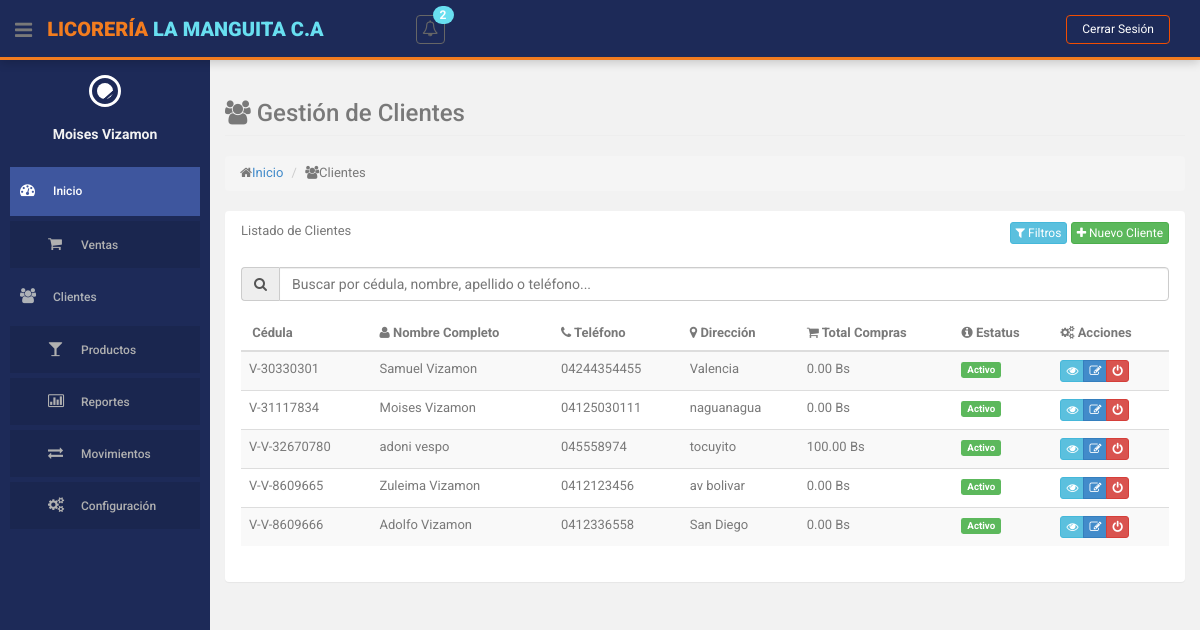
Page /index.php?action=clientes (signed in) on the earlier database version.
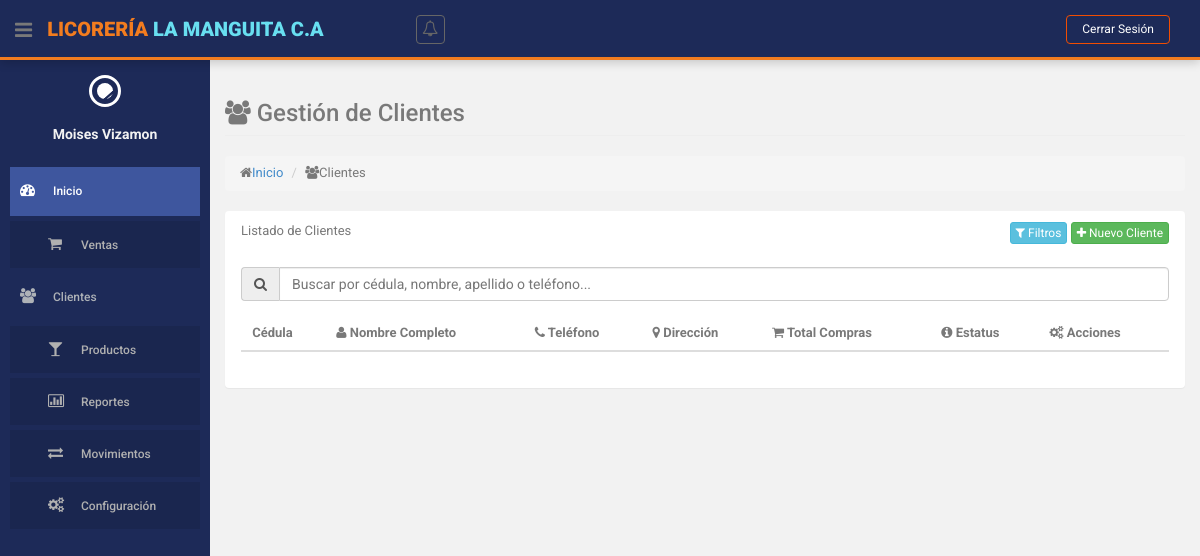
Same page on the later database version.
### tables this page shows
CREATE TABLE `clientes` (
  `cedula` varchar(15) NOT NULL,
  `id_simbolo_cedula` int(11) DEFAULT 1,
  `nombres` varchar(255) NOT NULL,
  `apellidos` varchar(255) NOT NULL,
  `telefono` varchar(15) NOT NULL,
  `direccion` varchar(255) DEFAULT 'Sin especificar',
  `id_estatus` int(11) NOT NULL
);

CREATE TABLE `simbolos_cedula` (
  `id` int(11) NOT NULL,
  `nombre` varchar(2) NOT NULL COMMENT 'Símbolo (V, E, G, J)'
);

CREATE TABLE `estatus` (
  `id` int(11) NOT NULL,
  `nombre` varchar(50) NOT NULL
);

### controllers/ClienteController.php (called while the page is built, shortened)
<?php
class ClienteController
{
    private $model;
    public function __construct()
    {
        require_once ROOT_PATH . 'models/ClienteModel.php';
        $this->model = new ClienteModel();
    }
    public function index()
    {
        $clientes = $this->model->obtenerTodosClientes();
        $this->loadView('clientes/index', ['clientes' => $clientes]);
    }
    private function loadView($view, $data = [])
    {
        extract($data);
        require ROOT_PATH . 'views/layouts/header.php';
        require ROOT_PATH . 'views/' . $view . '.php';
        require ROOT_PATH . 'views/layouts/footer.php';
    }
}

### models/StockLimiteModel.php (called while the page is built, shortened)
<?php
class StockLimiteModel
{
    private $db;
    public function __construct()
    {
        require_once ROOT_PATH . 'config/database.php';
        $database = new Database();
        $this->db = $database->getConnection();
    }
    public function obtenerProductosConStockBajo()
    {
        $query = "SELECT p.id, p.descripcion, p.cantidad, sl.stock_minimo
                  FROM producto p
                  JOIN stock_limites sl ON p.id = sl.id_producto
                  WHERE p.cantidad <= sl.stock_minimo AND p.id_estatus = 1
                  ORDER BY p.descripcion";
        $stmt = $this->db->prepare($query);
        $stmt->execute();
        return $stmt->fetchAll(PDO::FETCH_ASSOC);
    }
    public function obtenerProductosConStockAlto()
    {
        $query = "SELECT p.id, p.descripcion, p.cantidad, sl.stock_maximo
                  FROM producto p
                  JOIN stock_limites sl ON p.id = sl.id_producto
                  WHERE p.cantidad >= sl.stock_maximo AND p.id_estatus = 1
                  ORDER BY p.descripcion";
        $stmt = $this->db->prepare($query);
        $stmt->execute();
        return $stmt->fetchAll(PDO::FETCH_ASSOC);
    }
}

### config/database.php (called while the page is built, shortened)
<?php
class Database {
    private $host = 'localhost';
    private $db_name = 'licoreria';
    private $username = 'root';
    private $password = '';
    public function getConnection() {
        $this->conn = null;
        try {
            $this->conn = new PDO(
                "mysql:host=" . $this->host . ";dbname=" . $this->db_name,
                $this->username,
                $this->password
            );
            $this->conn->exec("set names utf8");
            $this->conn->setAttribute(PDO::ATTR_ERRMODE, PDO::ERRMODE_EXCEPTION);
        } catch(PDOException $exception) {
            echo "Error de conexión: " . $exception->getMessage();
        }
        return $this->conn;
    }
}
?>

### helpers/notifications.php (called while the page is built)
<?php
function obtenerNotificacionesStock() {
    require_once ROOT_PATH . 'models/StockLimiteModel.php';
    $stockModel = new StockLimiteModel();
    $stockBajo = $stockModel->obtenerProductosConStockBajo();
    $stockAlto = $stockModel->obtenerProductosConStockAlto();
    $notificaciones = [];
    $total = count($stockBajo) + count($stockAlto);
    if (!empty($stockBajo)) {
        $notificaciones[] = [
            'tipo' => 'danger',
            'icono' => 'bolt',
            'mensaje' => 'Stock bajo en '.count($stockBajo).' producto(s)',
            'url' => BASE_URL.'index.php?action=gestion-stock&method=alertas',
            'tiempo' => 'Reciente'
        ];
    }
    if (!empty($stockAlto)) {
        $notificaciones[] = [
            'tipo' => 'warning',
            'icono' => 'exclamation-triangle',
            'mensaje' => 'Stock alto en '.count($stockAlto).' producto(s)',
            'url' => BASE_URL.'index.php?action=gestion-stock&method=alertas',
            'tiempo' => 'Reciente'
        ];
    }
    return [
        'total' => $total,
        'notificaciones' => $notificaciones,
        'hayAlertas' => $total > 0
    ];
}

### models/ClienteModel.php (called while the page is built, shortened)
<?php
class ClienteModel
{
    private $db;
    public function __construct()
    {
        require_once ROOT_PATH . 'config/database.php';
        $database = new Database();
        $this->db = $database->getConnection();
    }
    public function obtenerTodosClientes()
    {
        $query = "SELECT c.*, e.nombre as estatus, sc.nombre as nombre_simbolo
                  FROM clientes c
                  JOIN estatus e ON c.id_estatus = e.id
                  JOIN simbolos_cedula sc ON c.id_simbolo_cedula = sc.id";
        $stmt = $this->db->prepare($query);
        $stmt->execute();
        return $stmt->fetchAll(PDO::FETCH_ASSOC);
    }
    public function obtenerTotalVentasCliente($cedula)
    {
        $query = "SELECT CalcularTotalVentasCliente(:cedula) as total";
        $stmt = $this->db->prepare($query);
        $stmt->bindParam(":cedula", $cedula);
        $stmt->execute();
        $result = $stmt->fetch(PDO::FETCH_ASSOC);
        return $result['total'] ?? 0;
    }
}

### views/clientes/index.php (the view, shortened to what the changed rows need)
<section id="main-content">
    <section class="wrapper">
        <div class="row">
            <div class="col-lg-12">
                <section class="panel">
                    <div class="panel-body">
                        <table id="tablaClientes" class="table table-striped table-advance table-hover">
                            <thead>
                                <tr>
                                    <th><i class="fa fa-id-card"></i> Cédula</th>
                                    <th><i class="fa fa-user"></i> Nombre Completo</th>
                                    <th><i class="fa fa-phone"></i> Teléfono</th>
                                    <th><i class="fa fa-map-marker"></i> Dirección</th>
                                    <th><i class="fa fa-shopping-cart"></i> Total Compras</th>
                                    <th><i class="fa fa-info-circle"></i> Estatus</th>
                                    <th><i class="fa fa-cogs"></i> Acciones</th>
                                </tr>
                            </thead>
                            <tbody>
                                <?php foreach ($clientes as $cliente): ?>
                                    <tr>
                                        <td><?= $cliente['nombre_simbolo'] . '-' . $cliente['cedula'] ?></td>
                                        <td><?= $cliente['nombres'] . ' ' . $cliente['apellidos'] ?></td>
                                        <td><?= $cliente['telefono'] ?></td>
                                        <td><?= $cliente['direccion'] ?></td>
                                        <td><?= number_format($this->model->obtenerTotalVentasCliente($cliente['cedula']), 2) ?> Bs</td>
                                        <td>
                                            <span class="label label-<?= $cliente['id_estatus'] == 1 ? 'success' : 'danger' ?>">
                                                <?= $cliente['estatus'] ?>
                                            </span>
                                        </td>
                                        <td>
                                            <div class="btn-group">
                                                <a href="<?= BASE_URL ?>index.php?action=clientes&method=mostrar&cedula=<?= $cliente['cedula'] ?>"
                                                   class="btn btn-info btn-xs" title="Ver detalles">
                                                    <i class="fa fa-eye"></i>
                                                </a>
                                                <?php if ($_SESSION['user_rol'] != 2): ?>
                                                <a href="<?= BASE_URL ?>index.php?action=clientes&method=editar&cedula=<?= $cliente['cedula'] ?>"
                                                   class="btn btn-primary btn-xs" title="Editar">
                                                    <i class="fa fa-edit"></i>
                                                </a>
                                                    <button class="btn btn-<?= $cliente['id_estatus'] == 1 ? 'danger' : 'success' ?> btn-xs cambiar-estado"
                                                            title="<?= $cliente['id_estatus'] == 1 ? 'Desactivar' : 'Activar' ?>"
                                                            data-cedula="<?= $cliente['cedula'] ?>">
                                                        <i class="fa fa-power-off"></i>
                                                    </button>
                                                 <?php endif; ?>
                                            </div>
                                        </td>
                                    </tr>
                                <?php endforeach; ?>
                            </tbody>
                        </table>
                    </div>
                </section>
            </div>
        </div>
    </section>
</section>

### views/layouts/header.php (shortened to what the changed rows need)
<!DOCTYPE html>
<html lang="es">
<head>
    <link href="<?php echo BASE_URL; ?>assets/css/bootstrap.css" rel="stylesheet">
    <link href="<?php echo BASE_URL; ?>assets/font-awesome/css/font-awesome.css" rel="stylesheet">
    <link rel="stylesheet" type="text/css" href="<?php echo BASE_URL; ?>assets/css/zabuto_calendar.css">
    <link rel="stylesheet" type="text/css" href="<?php echo BASE_URL; ?>assets/js/gritter/css/jquery.gritter.css">
    <link rel="stylesheet" type="text/css" href="<?php echo BASE_URL; ?>assets/lineicons/style.css">
    <link href="<?php echo BASE_URL; ?>assets/css/style.css" rel="stylesheet">
    <link href="<?php echo BASE_URL; ?>assets/css/style-responsive.css" rel="stylesheet">
    <link rel="stylesheet" type="text/css" href="https://cdn.datatables.net/1.11.5/css/jquery.dataTables.css">
</head>
<body>
    <section id="container">
        <header class="header black-bg">
            <div class="nav notify-row" id="top_menu">
                <ul class="nav top-menu">
                    <li class="dropdown">
                        <?php
                        $notificaciones = obtenerNotificacionesStock();
                        $totalNotificaciones = $notificaciones['total'];
                        ?>
                        <a data-toggle="dropdown" class="dropdown-toggle" href="#">
                            <i class="fa fa-bell-o"></i>
                            <?php if ($totalNotificaciones > 0): ?>
                                <span class="badge bg-theme"><?= $totalNotificaciones ?></span>
                            <?php endif; ?>
                        </a>
                    </li>
                </ul>
            </div>
        </header>

Differences in the rows shown:
removed clientes: id_simbolo_cedula.nombre "V", cedula "30330301", nombres "Samuel", apellidos "Vizamon", telefono "04244354455", direccion "Valencia", obtenerTotalVentasCliente "0.00", id_estatus.nombre "Activo"
removed clientes: id_simbolo_cedula.nombre "V", cedula "31117834", nombres "Moises", apellidos "Vizamon", telefono "04125030111", direccion "naguanagua", obtenerTotalVentasCliente "0.00", id_estatus.nombre "Activo"
removed clientes: id_simbolo_cedula.nombre "V", cedula "V-32670780", nombres "adoni", apellidos "vespo", telefono "045558974", direccion "tocuyito", obtenerTotalVentasCliente "100.00", id_estatus.nombre "Activo"
removed clientes: id_simbolo_cedula.nombre "V", cedula "V-8609665", nombres "Zuleima", apellidos "Vizamon", telefono "0412123456", direccion "av bolivar", obtenerTotalVentasCliente "0.00", id_estatus.nombre "Activo"
removed clientes: id_simbolo_cedula.nombre "V", cedula "V-8609666", nombres "Adolfo", apellidos "Vizamon", telefono "0412336558", direccion "San Diego", obtenerTotalVentasCliente "0.00", id_estatus.nombre "Activo"
Other differences:
$totalNotificaciones: "2" → (not shown)
